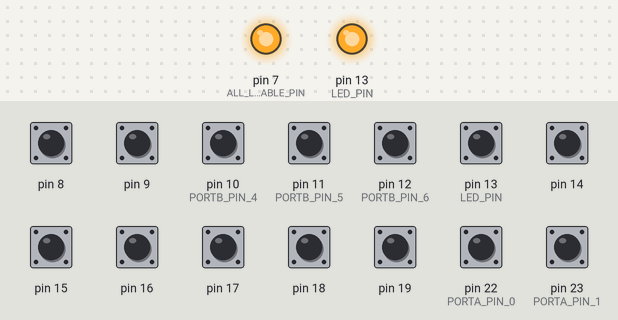
The sketch below on a simulated Arduino Uno, built with avr-gcc and run on an emulated ATmega328P. Parts: output pins drawn as LEDs (lit = HIGH). The inputs (shaded band) are chosen by the test bench; at power-on: pin 8, pin 9, pin 10 (PORTB_PIN_4), pin 11 (PORTB_PIN_5), pin 12 (PORTB_PIN_6), pin 13 (LED_PIN), pin 14–19, pin 22 (PORTA_PIN_0), pin 23 (PORTA_PIN_1) HIGH. What the sketch prints to the serial monitor is not drawn.

Above: at 0.15 s.
Timing chart, 0 to 1.6 s (numbered marks = the images above):
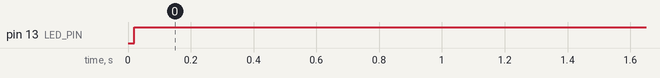

Measured:
- by itself, pin 13 (LED_PIN): LOW → HIGH at 0.02 s

The sketch:

LineSensor_CodeBlocks.ino
```cpp
#include <Arduino.h>
#include "../../../../../../ArduinoDev/arduino-1.0.6-windows/arduino-1.0.6/libraries/TimerOne/TimerOne.h"
#include "global.h"
#include "LineSensor.h"
#include "LineSensorMgr.h"
#include "Setup.h"
#include "LineSensor_ino_header.h"

LineSensor * centerFrontLineSensor;
LineSensor * sideFrontLineSensor;
LineSensor * centerBackLineSensor;
LineSensor * sideBackLineSensor;
LineSensorMgr * lineSenMgr;

/*******************************************************************
 Function: void setup(void)
 Description: Arduino main function for initialization code.
*******************************************************************/
void setup() {
  setupSerial(SERIAL_BAUD_RATE);
  setupTimer1Int(PIT_PERIOD_IN_MICROSECS);
  setupLineSensor();
  setupPinModes();

  centerFrontLineSensor = new LineSensor(centerFront);
  sideFrontLineSensor = new LineSensor(sideFront);
  centerBackLineSensor = new LineSensor(centerBack);
  sideBackLineSensor = new LineSensor(sideBack);
  lineSenMgr = new LineSensorMgr(centerFrontLineSensor,
                                 sideFrontLineSensor,
                                 centerBackLineSensor,
                                 sideBackLineSensor);
}


/********************************************************************
 Function: void loop(void)
 Description: Arduino main loop function. Runs continuously. Divided
  up into interrupt drven functions, including periodic, and interrupt
  dirven functions.
********************************************************************/
void loop() {
  /* Debug Varibales*/
  int i = 0;

  /* Log the Arduino Loop starting time in milliseconds */
  loopStartTime = millis();

  /* Execute cycle() at 50Hz */
  if (iFlags.pit_50Hz == 1) {
    /* Execute Main Cycle */
    cycle();
    /* Update the Cycle Count */
    icount++;
    /* Reset the 50Hz Flag */
    iFlags.pit_50Hz = 0;

  } /* if (PIT Flag) */
}


/****************************************************************
 Function: void cycle(void)
 Description: Called from loop() at 50Hz. Handles periodic tasks
 at 50Hz including:
   - Calling the Line Sensor's Exec Function
****************************************************************/
void cycle() {
  /* Pulse Heartbeat LED on PIN 13 */
  heartbeat();

  /* Prepare the line sensor to give a reading */
//  centerFrontLineSensor->beginCheck();
//  sideFrontLineSensor->beginCheck();
//  centerBackLineSensor->beginCheck();
//  sideBackLineSensor->beginCheck();

//  /* delay 300 us */
//  delayMicroseconds(300);

//  centerFrontLineSensor->takeReading();
//  sideFrontLineSensor->takeReading();
//  centerBackLineSensor->takeReading();
//  sideBackLineSensor->takeReading();

  lineSenMgr->takeAllSensorReadings();
for (int y = 0; y < 4; y++) {
  for (int i = 0; i < 8; i++) {
    if (y == 0){
      if (i == 0)
        Serial.print("CF:");
      Serial.print((centerFrontLineSensor->getLineSensorReadings() >> i) & 0x01);
    }
    else if (y == 1) {
      if (i == 0)
        Serial.print("    SF: ");
      Serial.print((sideFrontLineSensor->getLineSensorReadings() >> i) & 0x01);
    }
    else if (y == 2) {
      if (i == 0)
        Serial.print("    CB: ");
      Serial.print((centerBackLineSensor->getLineSensorReadings() >> i) & 0x01);
    }
    else if (y == 3) {
      if (i == 0)
        Serial.print("    SB: ");
      Serial.print((sideBackLineSensor->getLineSensorReadings() >> i) & 0x01);
    }

    if (i == 7 && y == 3) {
        Serial.println();
    }
  }
}
  //Serial.println(centerFrontLineSensor->getLineSensorReadings(), BIN);
}


/************************************************************
 Function: heartbeat()
 Description: I'm not explaining this.
************************************************************/
void heartbeat() {
  // Toggle Board LED at 4 Hz
  if (!(icount % 25))
    digitalWrite(LED_PIN, digitalRead(LED_PIN) ^ 1);
}


/****************************************************************
 Function: void PIT(void)
 Description: Function called at expiration of the periodic timer
 at 50Hz (every 20ms). This function sets the flags associated
 with periodic tasks to be executed form loop() and cycle().
*****************************************************************/
void PIT() {
  //static unsigned int scaler = 0;
  /* ******* ADJUST THIS ******* */
  //if (iFlags.pit_100Hz) {
    //sprintf(outStr, "cycle overrun");
    //Serial.println(outStr);
  //}
  iFlags.pit_50Hz = 1;
  //if(++scaler % 10 == 0) {
   // iFlags.pit_50Hz = 1;
    //if(scaler == 20) {
     // iFlags.pit_25Hz = 1;
      //scaler = 0;
   // }
  //}
}
```

LineSensor.cpp
```cpp
/* Line Sensor Class */
#include <Arduino.h>
#include "LineSensor.h"
#include "global.h"


/*************************************************************
 * Function:     LineSensor Constructor
 * Input:        unsigned char *
 * Return:       void
 * Description:  This is the Constructor for a LineSensor object. The constructor
 *                 takes a pointer to an array of pin mappings for each sensor on
 *                 the line sensor.
 *                 The constructor uses initialization lists to setup the pin
 *                 values for the objects. We also initialize the time value for
 *                 the start of the cap charging time to 0 (making sure it is not
 *                 a garbage value). Finally, the readings from the line sensor
 *                 are set to 0 (again, preventing a garbage value).
 *                 The readings from the sensor are stored as a byte that can be
 *                 read. The bit values of this byte represent if a black line
 *                 was detected (Bit Value = 1), or if a white surface was detected
 *                 (Bit Value = 0);
 *************************************************************/
LineSensor::LineSensor(const uint8_t * inPinMap) :
pinMap(inPinMap),
startCapChargeTime(0)
{
  /* Map the PORT to the member */
  if ((uint8_t)(*this->pinMap) == (uint8_t)PORTA_PIN_0) {
    /* Pin 0 Value matches to PORTA */
    this->ptrPortDataReg    = (uint8_t *)PORTA_DATA_REG;
    this->ptrPortDataDirReg = (uint8_t *)PORTA_DATA_DIR_REG;
    this->ptrPortInputPins  = (uint8_t *)PORTA_IN_PINS_REG;
  }
  else if ((uint8_t) (*this->pinMap) == (uint8_t)PORTB_PIN_0) {
    /* Pin 0 Value matches to PORTB */
    this->ptrPortDataReg    = (uint8_t *)PORTB_DATA_REG;
    this->ptrPortDataDirReg = (uint8_t *)PORTB_DATA_DIR_REG;
    this->ptrPortInputPins  = (uint8_t *)PORTB_IN_PINS_REG;
  }
  else if ((uint8_t)(*this->pinMap) == (uint8_t)PORTC_PIN_0) {
    /* Pin 0 Value matches to PORTC */
    this->ptrPortDataReg    = (uint8_t *)PORTC_DATA_REG;
    this->ptrPortDataDirReg = (uint8_t *)PORTC_DATA_DIR_REG;
    this->ptrPortInputPins  = (uint8_t *)PORTC_IN_PINS_REG;
  }
  else if ((uint8_t)(*this->pinMap) == (uint8_t)PORTL_PIN_0) {
    /* Pin 0 Value matches to PORTL */
    this->ptrPortDataReg    = (uint8_t *)PORTL_DATA_REG;
    this->ptrPortDataDirReg = (uint8_t *)PORTL_DATA_DIR_REG;
    this->ptrPortInputPins  = (uint8_t *)PORTL_IN_PINS_REG;
  }
  else {
    if (DEBUG_BUILD)
      Serial.println("Invalid LineSensor pin to PORT Mapping.");

    this->ptrPortDataReg    = NULL;
    this->ptrPortDataDirReg = NULL;
    this->ptrPortInputPins  = NULL;
  }

  /* Set all readings to 0. (Remove any garbage value) */
  this->sensorReadings.allReadings = 0;
}


/*************************************************************
 * Function:     getReading()
 * Parameters:   void
 * Return:       void
 * Description:  This function is called after the LineSensor::beginCheck()
 *                 is called. In order to figure out what PORT that the invoking
 *                 object is attached to, the function looks at what the object's
 *                 pinSen1 value. Once the PORT is identified, the value of the
 *                 PORT is stored in the object's sensorReadings member.
 *************************************************************/
void LineSensor::beginCheck1()
{
    /* Drive Sensor Line High */
    *(this->ptrPortDataReg) |= 0xFF; //B11111111

    /* Make the port an output */
    *(this->ptrPortDataDirReg) |= 0xFF; //B11111111


}


void LineSensor::beginCheck2()
{
    /* Make the port an input */
    *(this->ptrPortDataDirReg) &= 0x00;

    /* Mark the start time of the capacitor charging */
    this->startCapChargeTime = micros();
}


/*************************************************************
 * Function:     takeReading()
 * Parameter(s): void
 * Return:       void
 * Description:  This function is called after the LineSensor::beginCheck()
 *                 is called. In order to figure out what PORT that the invoking
 *                 object is attached to, the function looks at what the object's
 *                 pinSen1 value. Once the PORT is identified, the value of the
 *                 PORT is stored in the object's sensorReadings member.
 *************************************************************/
void LineSensor::takeReading()
{
  /* Look at the Line Sensor's Input Pins */
   if (this->ptrPortInputPins != NULL)
     this->sensorReadings.allReadings = (uint8_t)*this->ptrPortInputPins;
  else {
    /* Print out a debug message if debug build */
    if (DEBUG_BUILD == TRUE)
      Serial.println("Line Sensor Input Pins Pointer is NULL!");

    /* TO DO: Perhaps invalidate the sensor? Not sure how we could recover.
     *          would need to add new member to the class. */
  }
}


/*************************************************************
 * Function:     getLineSensorReadings()
 * Return:       void
 * Description:  This function is called after the LineSensor::beginCheck()
 *                 is called. In order to figure out what PORT that the invoking
 *                 object is attached to, the function looks at what the object's
 *                 pinSen1 value. Once the PORT is identified, the value of the
 *                 PORT is stored in the object's sensorReadings member.
 *************************************************************/
uint8_t LineSensor::getLineSensorReadings() {
  return this->sensorReadings.allReadings;
}
```

LineSensor.h
```cpp
#ifndef _LINESENSOR_H
#define _LINESENSOR_H

#include <stdint.h>

/* Macros */

/* PORT A */
#define PORTA_DATA_REG     (0x22)
#define PORTA_DATA_DIR_REG (0x21)
#define PORTA_IN_PINS_REG  (0x20)
  /* Arduino Pins */
#define PORTA_PIN_0 (22)
#define PORTA_PIN_1 (23)
#define PORTA_PIN_2 (24)
#define PORTA_PIN_3 (25)
#define PORTA_PIN_4 (26)
#define PORTA_PIN_5 (27)
#define PORTA_PIN_6 (28)
#define PORTA_PIN_7 (29)

/* PORT B */
#define PORTB_DATA_REG     (0x25)
#define PORTB_DATA_DIR_REG (0x24)
#define PORTB_IN_PINS_REG  (0x23)
  /* Arduino Pins */
#define PORTB_PIN_0 (53)
#define PORTB_PIN_1 (52)
#define PORTB_PIN_2 (51)
#define PORTB_PIN_3 (50)
#define PORTB_PIN_4 (10)
#define PORTB_PIN_5 (11)
#define PORTB_PIN_6 (12)
#define PORTB_PIN_7 (13)

/* PORT C */
#define PORTC_DATA_REG     (0x28)
#define PORTC_DATA_DIR_REG (0x27)
#define PORTC_IN_PINS_REG  (0x26)
  /* Arduino Pins */
#define PORTC_PIN_0 (37)
#define PORTC_PIN_1 (36)
#define PORTC_PIN_2 (35)
#define PORTC_PIN_3 (34)
#define PORTC_PIN_4 (33)
#define PORTC_PIN_5 (32)
#define PORTC_PIN_6 (31)
#define PORTC_PIN_7 (30)

/* PORT L */
#define PORTL_DATA_REG     (0x10B)
#define PORTL_DATA_DIR_REG (0x10A)
#define PORTL_IN_PINS_REG  (0x109)
  /* Arduino Pins */
#define PORTL_PIN_0 (49)
#define PORTL_PIN_1 (48)
#define PORTL_PIN_2 (47)
#define PORTL_PIN_3 (46)
#define PORTL_PIN_4 (45)
#define PORTL_PIN_5 (44)
#define PORTL_PIN_6 (43)
#define PORTL_PIN_7 (42)

/* Enumerations */
enum lineSensorSensors {
  SENSOR_1,
  SENSOR_2,
  SENSOR_3,
  SENSOR_4,
  SENSOR_5,
  SENSOR_6,
  SENSOR_7,
  SENSOR_8,
  NUM_LINE_SENSOR_SENSORS
};

/* Center Front Line Sensor is on PORT A */
static const uint8_t centerFront[NUM_LINE_SENSOR_SENSORS] = {PORTA_PIN_0, PORTA_PIN_1, PORTA_PIN_2,
                                                             PORTA_PIN_3, PORTA_PIN_4, PORTA_PIN_5,
                                                             PORTA_PIN_6, PORTA_PIN_7};
/* Center Back Line Sensor is on PORT B */
static const uint8_t centerBack[NUM_LINE_SENSOR_SENSORS]  = {PORTB_PIN_0, PORTB_PIN_1, PORTB_PIN_2,
                                                             PORTB_PIN_3, PORTB_PIN_4, PORTB_PIN_5,
                                                             PORTB_PIN_6, PORTB_PIN_7};

/* Side Front Line Sensor is on PORT C */
static const uint8_t sideFront[NUM_LINE_SENSOR_SENSORS]   = {PORTC_PIN_0, PORTC_PIN_1, PORTC_PIN_2,
                                                             PORTC_PIN_3, PORTC_PIN_4, PORTC_PIN_5,
                                                             PORTC_PIN_6, PORTC_PIN_7};

/* Side Back Line Sensor is on PORT L */
static const uint8_t sideBack[NUM_LINE_SENSOR_SENSORS]    = {PORTL_PIN_0, PORTL_PIN_1, PORTL_PIN_2,
                                                             PORTL_PIN_3, PORTL_PIN_4, PORTL_PIN_5,
                                                             PORTL_PIN_6, PORTL_PIN_7};

class LineSensor {
  public:
    typedef union readings_t
    {
      struct {
        uint8_t sensor1 : 1;
        uint8_t sensor2 : 1;
        uint8_t sensor3 : 1;
        uint8_t sensor4 : 1;
        uint8_t sensor5 : 1;
        uint8_t sensor6 : 1;
        uint8_t sensor7 : 1;
        uint8_t sensor8 : 1;
      } individualReadings;
    uint8_t allReadings;
    } readings;


    //Constructor
    LineSensor(const uint8_t * inPinMap);
    void beginCheck1();
    void beginCheck2();
    void takeReading();

    // Methods
    uint8_t getLineSensorReadings();

  private:
    /* Methods */

    /* Sensor Pin Numbers */
    const uint8_t * pinMap;

    /* Readings from the Line Sensor */
    readings sensorReadings;

    /* Start Cap Charge Time in us */
    uint32_t startCapChargeTime;

    /* Pointer to Sensor's Data Register */
    uint8_t * ptrPortDataReg;

    /* Pointer to Sensor's Data Direction Register */
    uint8_t * ptrPortDataDirReg;

    /* Pointer to Sensor's PORT Input Pins */
    uint8_t * ptrPortInputPins;

};


#endif
```

LineSensorMgr.cpp
```cpp
#include <Arduino.h>
#include "LineSensor.h"
#include "LineSensorMgr.h"


LineSensorMgr::LineSensorMgr(LineSensor * ptr1,
                             LineSensor * ptr2,
                             LineSensor * ptr3,
                             LineSensor * ptr4):
                             ptrSensor1(ptr1),
                             ptrSensor2(ptr2),
                             ptrSensor3(ptr3),
                             ptrSensor4(ptr4)

{
;
}


LineSensorMgr::~LineSensorMgr()
{
    free(this);
}

void LineSensorMgr::takeAllSensorReadings()
{
    // Set the line high and make it an output
    this->ptrSensor1->beginCheck1();
    this->ptrSensor2->beginCheck1();
    this->ptrSensor3->beginCheck1();
    this->ptrSensor4->beginCheck1();
    // Charge the lines for 10 us
    delayMicroseconds(10);
    // Make the port and input and mark the start time
    this->ptrSensor1->beginCheck2();
    this->ptrSensor2->beginCheck2();
    this->ptrSensor3->beginCheck2();
    this->ptrSensor4->beginCheck2();
    //delay 300 us
    delayMicroseconds(300);

    this->ptrSensor1->takeReading();
    this->ptrSensor2->takeReading();
    this->ptrSensor3->takeReading();
    this->ptrSensor4->takeReading();
}
```

LineSensorMgr.h
```cpp
#ifndef _LINESENSORMGR_H
#define _LINESENSORMGR_H

#include "LineSensor.h"

/* Macros */

class LineSensorMgr {
  public:
    // Constructor
    LineSensorMgr(LineSensor * ptrLineSen1,
                  LineSensor * ptrLineSen2,
                  LineSensor * ptrLineSen3,
                  LineSensor * ptrLineSen4);
    // Destructor
    ~LineSensorMgr();

    // Get sensor Reading
    void takeAllSensorReadings();


  private:
      LineSensor * ptrSensor1;
      LineSensor * ptrSensor2;
      LineSensor * ptrSensor3;
      LineSensor * ptrSensor4;


};


#endif // _LINESENSORMGR_H
```

LineSensor_ino_header.h
```cpp
#ifndef LINESENSOR_INO_HEADER_H_INCLUDED
#define LINESENSOR_INO_HEADER_H_INCLUDED

void cycle();
void heartbeat();
void PIT();


#endif // LINESENSOR_INO_HEADER_H_INCLUDED
```

Setup.h
```cpp
#ifndef _SETUP_H
#define _SETUP_H

void setupTimer1Int(unsigned long periodInMicroSecs);

void setupTimer3Int(unsigned long periodInMicroSecs);

void setupSerial(unsigned long baud);

void setupLineSensor();

void setupPinModes();

#endif // _SETUP_H
```

global.h
```cpp
#ifndef _GLOBAL_H
#define _GLOBAL_H

/* Preprocessor Debug indicator. Change to 1 for debug build */
#define DEBUG_BUILD                 (1)

// Programmable Interrupt Timer
#define PIT_PERIOD_IN_MICROSECS     (20000)
#define LINE_SENSOR_POLL_PERIOD     (200) // This should be a calibrated value!

/* Setup Macro Values (used in Setup loop) */
// Serial Port
#define SERIAL_BAUD_RATE            (115200)
/* PIN Definitions */
// Board LED
#define LED_PIN                     (13)
// Line Sensor
#define ALL_LN_SEN_LED_ENABLE_PIN   (7)
#define FRONT_LN_SEN_SENSOR_1_PIN   (37) // Port C - 0
#define FRONT_LN_SEN_SENSOR_2_PIN   (36) // Port C - 1
#define FRONT_LN_SEN_SENSOR_3_PIN   (35) // Port C - 2
#define FRONT_LN_SEN_SENSOR_4_PIN   (34) // Port C - 3
#define FRONT_LN_SEN_SENSOR_5_PIN   (33) // Port C - 4
#define FRONT_LN_SEN_SENSOR_6_PIN   (32) // Port C - 5
#define FRONT_LN_SEN_SENSOR_7_PIN   (31) // Port C - 6
#define FRONT_LN_SEN_SENSOR_8_PIN   (30) // Port C - 7
//#define NUM_LINE_SENSOR_SENSORS     (8)

/* Boolean Values */
#define TRUE                        (1)
#define FALSE                       (0)

/* Interrupt Flag Structure and Declaration */
struct interruptFlagStruct {
  union {
    struct {
      unsigned char pit_50Hz  :1;
      unsigned char spare0     :1;
      unsigned char spare1     :1;
      unsigned char spare2     :1;
      unsigned char spare3     :1;
      unsigned char spare4     :1;
      unsigned char spare5     :1;
      unsigned char spare6     :1;
    };
    unsigned char allFlags;
  };
};

/**************************** Global Variables *******************************/

static interruptFlagStruct iFlags;

static unsigned long loopStartTime;  // Variable Used for millis() at start of loop()
static unsigned long icount;         // 50Hz/cycle counter
static unsigned long acount;         // 500Hz/Analog counter

static unsigned char printOutLineSenData;


static unsigned char loopTime;
static unsigned char maxLoopTime;

#endif
```

Source omitted: Setup.cpp (2751 bytes)
